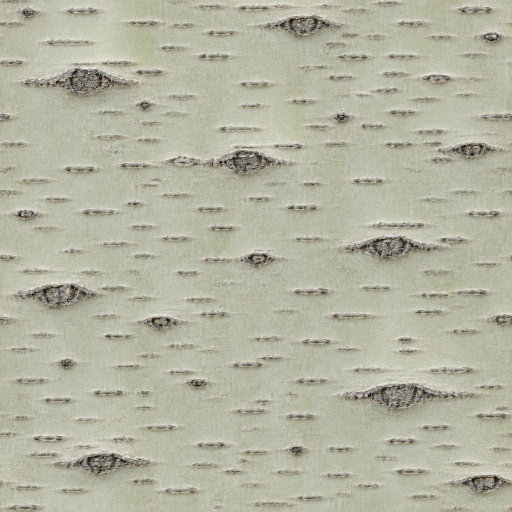
#> input picture art/trees/pictures/bark-aspen.webp, 1024 x 1024 px (shown at 1/2 size)
$ python textures.py pictures/bark-ash.webp pictures/bark-aspen.webp pictures/bark-aspen.webp pictures/bark-aspen.webp pictures/bark-aspen.webp pictures/bark-aspen.webp
#> lines starting #> are read from the running program, lines starting #| are printed output that depends on the picture
# python3 textures.py <outdir> <species> <bark.png> <leavesA.png> [leavesB.png|-] [key=magenta|green] [rotate=deg] [grade=r,g,b]
# The species' three pictures: bark (512, tiling), its normal map (from the photo's shading), and the leaves
# (two cut-out sprays side by side, 1024x512; a single spray is used twice, the second mirrored).
import sys
from PIL import Image, ImageFilter, ImageOps
import numpy as np
out, sp, bark_p, la_p = sys.argv[1:5]
lb_p = sys.argv[5] if len(sys.argv) > 5 else '-'
key = sys.argv[6] if len(sys.argv) > 6 else 'magenta'
rot = float(sys.argv[7]) if len(sys.argv) > 7 else 0.0
grade = np.array([float(v) for v in sys.argv[8].split(',')]) if len(sys.argv) > 8 else np.ones(3)
bark = Image.open(bark_p).convert('RGB').resize((512, 512), Image.LANCZOS)
bark.save(f'{out}/{sp}-bark.png')
h = np.asarray(bark.convert('L').filter(ImageFilter.GaussianBlur(1.2))).astype(np.float32) / 255.0
dx = (np.roll(h, -1, 1) - np.roll(h, 1, 1)) * 2.5
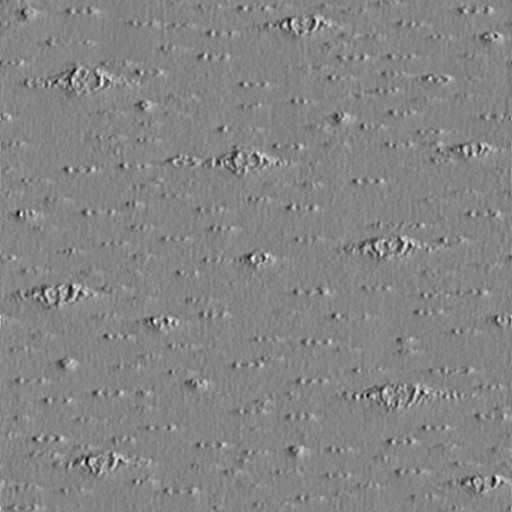
#> dx: shape (512, 512) float32; min -0.569, max 0.52, mean -2.44e-12; drawn with min black and max white
dy = (np.roll(h, -1, 0) - np.roll(h, 1, 0)) * 2.5
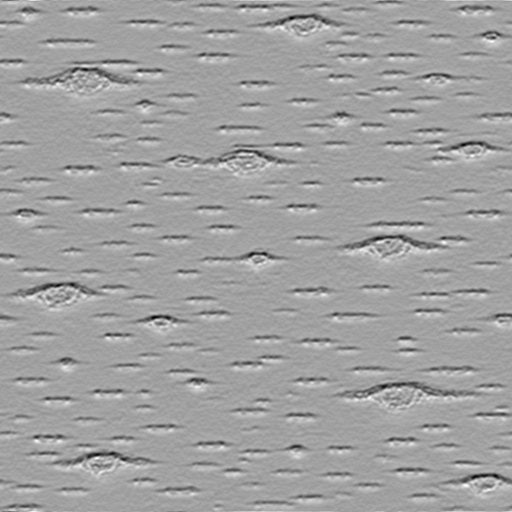
#> dy: shape (512, 512) float32; min -0.833, max 0.49, mean -8.73e-11; drawn with min black and max white
n = np.stack([-dx, dy, np.ones_like(h)], -1); n /= np.linalg.norm(n, axis=-1, keepdims=True)
#> after `n = np.stack([-dx, dy, np.ones_like(h)], -1)`:
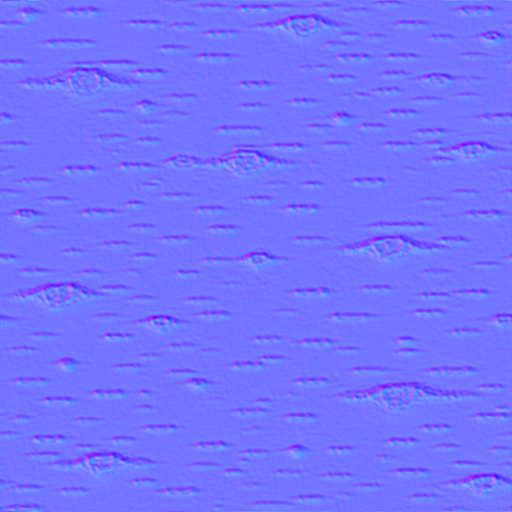
#> n: shape (512, 512, 3) float32; mean of channels 0, 1, 2 -2.03e-11, -7.56e-08, 1; drawn with min black and max white
Image.fromarray(((n * 0.5 + 0.5) * 255).astype(np.uint8)).save(f'{out}/{sp}-bark-normal.png')
#> `leaves = Image.new('RGBA', (1024, 512))`: leaves: PIL image 1024x512 RGBA; every value is 0
def cutout(path, mirror=False):
#> called with path = 'pictures/bark-aspen.webp', mirror = False
    img = Image.open(path).convert('RGB')
#> img is the input picture: PIL image 1024x1024 RGB; mean R, G, B 180, 180.3, 161.5
    if rot: img = img.rotate(rot, expand=False, fillcolor=(255, 0, 255) if key == 'magenta' else (0, 255, 0))
    if mirror: img = ImageOps.mirror(img)
    im = np.asarray(img).astype(np.float32) / 255.0
    r, g, b = im[..., 0], im[..., 1], im[..., 2]
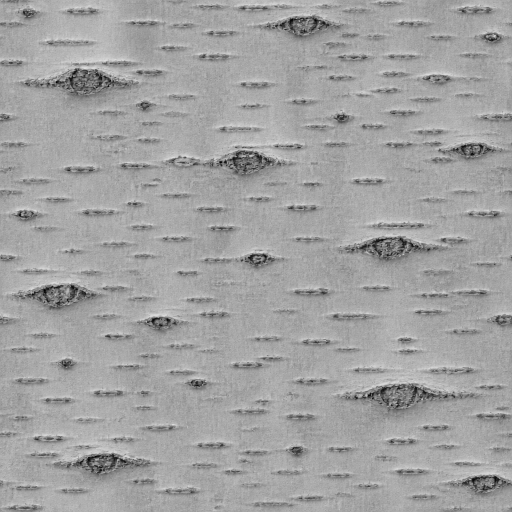
#> b: shape (1024, 1024) float32 (shown at 1/2 size); min 0, max 0.906, mean 0.634
    if key == 'green':
        screen = g - np.maximum(r, b)
        alpha = 1.0 - np.clip((screen - 0.10) / 0.25, 0.0, 1.0)
        spill = np.clip(g - np.maximum(r, b) * 1.0, 0.0, None) * (alpha < 0.999)
        rgb = np.stack([r, np.clip(g - spill, 0, 1), b], -1)
    else:
        screen = np.minimum(r, b) - g
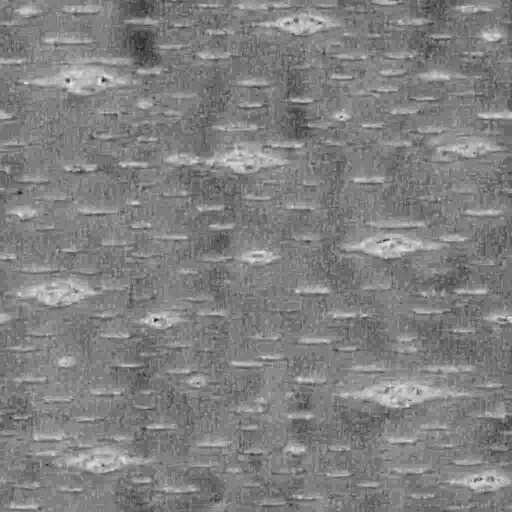
#> screen: shape (1024, 1024) float32 (shown at 1/2 size); min -0.169, max 0.0196, mean -0.0735; drawn with min black and max white
        alpha = 1.0 - np.clip((screen - 0.08) / 0.24, 0.0, 1.0)
#> alpha: shape (1024, 1024) float32; every value is 1
        spill = np.clip(screen, 0.0, None)
        rgb = np.stack([np.clip(r - spill * 0.9, 0, 1), g, np.clip(b - spill * 0.9, 0, 1)], -1)
    rgb = np.clip(rgb * grade, 0, 1)
    # Broad leaves lose a pixel of their edge (no fringe); needles gain one, or far off they thin to nothing.
    import os
    edge = ImageFilter.MaxFilter(3) if os.environ.get('NEEDLES') else ImageFilter.MinFilter(3)
    a = Image.fromarray((alpha * 255).astype(np.uint8)).filter(edge).filter(ImageFilter.GaussianBlur(0.6))
#> a: PIL image 1024x1024 L; every value is 255
    arr = np.concatenate([(rgb * 255).astype(np.uint8), np.asarray(a)[..., None]], -1)
    m = arr[..., 3] > 8
#> m: shape (1024, 1024) bool; every value is 1
    arr[~m, :3] = arr[m][:, :3].mean(0).astype(np.uint8)
    return Image.fromarray(arr, 'RGBA').resize((512, 512), Image.LANCZOS)
leaves = Image.new('RGBA', (1024, 512))
leaves.paste(cutout(la_p), (0, 0))
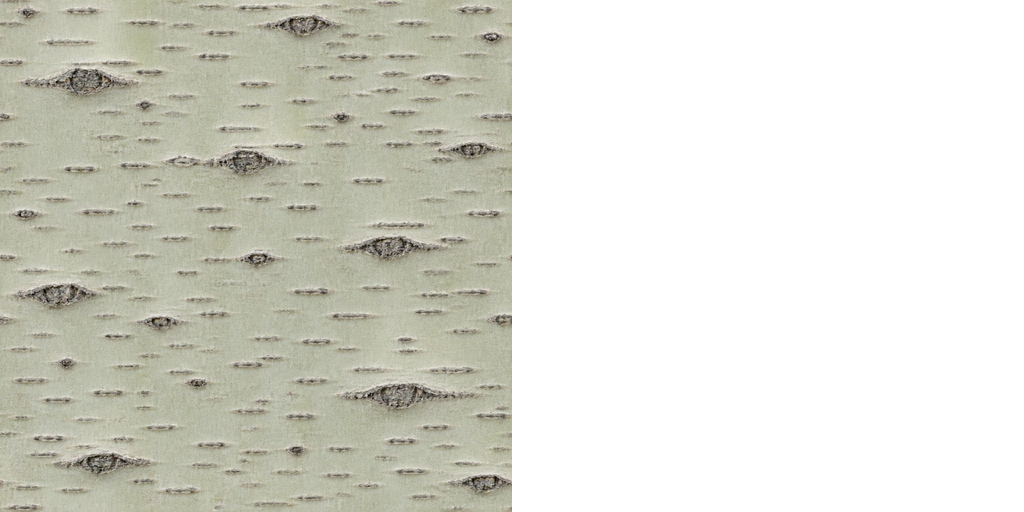
#> leaves: PIL image 1024x512 RGBA; mean R, G, B, A 90, 90.1, 80.8, 127.5; transparent parts drawn white
leaves.paste(cutout(lb_p) if lb_p != '-' else cutout(la_p, mirror=True), (512, 0))
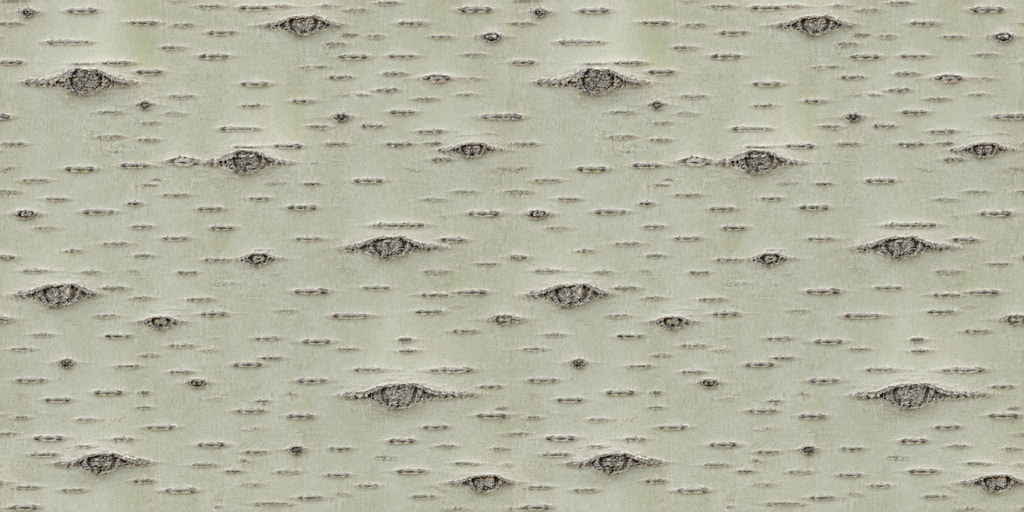
#> leaves: PIL image 1024x512 RGBA; mean R, G, B, A 180, 180.3, 161.5, 255
leaves.save(f'{out}/{sp}-leaves.png')
print('textures', sp)
